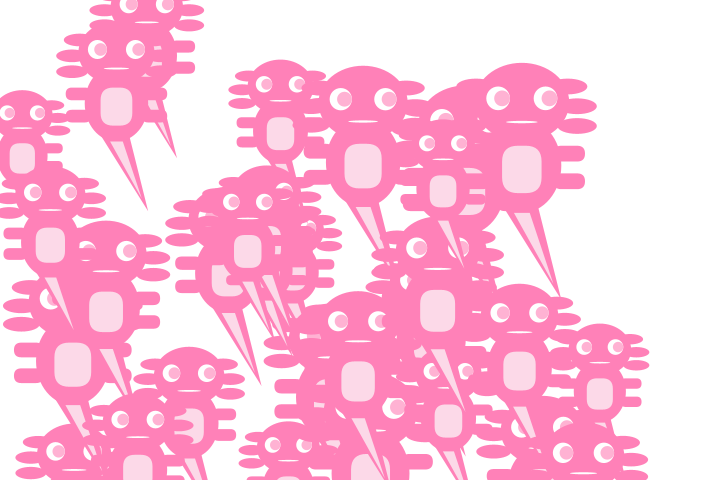
Frame 1 (no input)
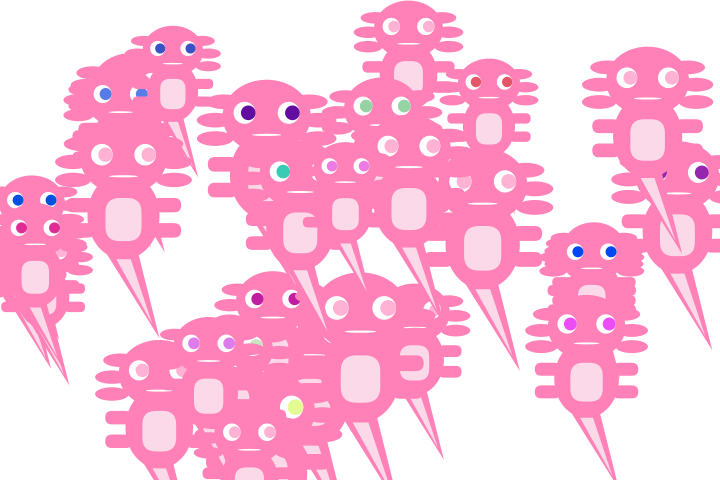
Frame 60 (the mouse pressed at the canvas centre just before this capture)
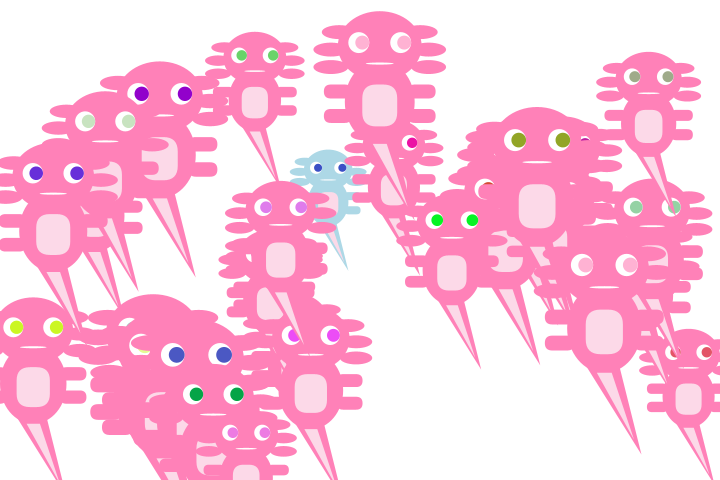
Frame 120 (the mouse held since frame 60 and released just before this capture)

The Processing sketch that drew these frames (run headless with seeded random() and noise(); from frame 60 on, the mouse is pressed at the canvas centre):

// Processing sketch: sketch_03_axolotol_recitation
// ── sketch_03_axolotol_recitation.pde
int amount = 30;

float [] x = new float [amount];
float [] y = new float [amount];
float [] size = new float [amount];
float [] originalSize = new float [amount];
color [] c = new color [amount];
color [] eyeColor = new color [amount]; // color for eyes when bouncing off walls
float [] xspeed = new float [amount];
float [] yspeed = new float [amount];

color normalColor = #FF81B8;
color scaredColor = #ADD8E6;
float scaredDistance = 80;
float sizeMultiplier = 0.8;

void setup () {
  size (720, 480);
  for (int i = 0; i < amount; i++) {
    x[i] = random(width);
    y[i] = random(height);
    originalSize[i] = random(50, 80);
    size[i] = originalSize[i];
    c[i] = normalColor;
    // inital eye color
    eyeColor[i] = #FFB2D3; 
    xspeed[i] = random(-5, 5);
    yspeed[i] = random(-5, 5);
  }
}

void draw () {
  background(255);
  for (int i = 0; i < amount; i++) {
    noStroke();
    
    // scared axolotol when mouse come too close
    float distanceToMouse = dist(mouseX, mouseY, x[i], y[i]);
    if (distanceToMouse < scaredDistance) {
      c[i] = scaredColor;
      size[i] = originalSize[i] * sizeMultiplier;
    } else {
      c[i] = normalColor;
      size[i] = originalSize[i];
    }
    
    drawAxolotl(x[i], y[i], size[i], c[i], eyeColor[i]);
    
    x[i] += xspeed[i];
    y[i] += yspeed[i];

    // changed original all if statements to the additional of boolean
    // if bool true then eyes will change color randomly
    boolean hitWall = false;
    
    if (x[i] + originalSize[i]/2 > width) {
      xspeed[i] *= -1;
      x[i] = width - originalSize[i]/2;
      hitWall = true;
    }
    
    if (x[i] - originalSize[i]/2 < 0) {
      xspeed[i] *= -1;
      x[i] = originalSize[i]/2;
      hitWall = true;
    }
    
    if (y[i] + originalSize[i]/2 > height) {
      yspeed[i] *= -1;
      y[i] = height - originalSize[i]/2;
      hitWall = true;
    }
    
    if (y[i] - originalSize[i]/2 < 0) {
      yspeed[i] *= -1;
      y[i] = originalSize[i]/2;
      hitWall = true;
    }
    
    // change eye color when hitting wall
    if (hitWall) {
      eyeColor[i] = color(random(255), random(255), random(255));
    }
  }
}

void drawAxolotl(float fx, float fy, float s, color bodyColor, color eyesColor) {
  float headWidth = s * 1.2;
  float headHeight = s;
  float bodyWidth = s;
  float bodyHeight = s * 1.2;
  
  noStroke();
  fill(bodyColor);
  // head and body
  ellipse(fx, fy, headWidth, headHeight); 
  ellipse(fx, fy + s*0.8, bodyWidth, bodyHeight);

  // left side ears
  ellipse(fx - s*0.58, fy - s*0.2, s*0.5, s*0.2);
  ellipse(fx - s*0.7, fy + s*0.05, s*0.5, s*0.2);
  ellipse(fx - s*0.7, fy + s*0.3, s*0.5, s*0.2);

  // right side ears
  ellipse(fx + s*0.58, fy - s*0.2, s*0.5, s*0.2);
  ellipse(fx + s*0.7, fy + s*0.05, s*0.5, s*0.2);
  ellipse(fx + s*0.7, fy + s*0.3, s*0.5, s*0.2);

  fill(#FCD9E8);
  rect(fx - s*0.25, fy + s*0.55, s*0.5, s*0.6, s*0.2);

  // eyes
  fill(255);
  circle(fx + s*0.3, fy - s*0.05, s*0.3);
  circle(fx - s*0.3, fy - s*0.05, s*0.3);
  fill(eyesColor);
  circle(fx + s*0.35, fy - s*0.05, s*0.2);
  circle(fx - s*0.25, fy - s*0.05, s*0.2);

  // tail
  fill(bodyColor);
  triangle(fx - s*0.25, fy + s*1.3, 
           fx + s*0.2, fy + s*1.3, 
           fx + s*0.5, fy + s*2.5);
  fill(#FCD9E8);
  triangle(fx - s*0.1, fy + s*1.4, 
           fx + s*0.1, fy + s*1.4, 
           fx + s*0.4, fy + s*2.3);

  // mouth 
  fill(255);
  ellipse(fx, fy + s*0.25, s*0.4, s*0.03);

  // limbs
  fill(bodyColor);
  rect(fx - s*0.8, fy + s*0.55, s*0.4, s*0.2, s*0.9);
  rect(fx + s*0.4, fy + s*0.55, s*0.4, s*0.2, s*0.9);
  rect(fx - s*0.8, fy + s*0.9, s*0.4, s*0.2, s*0.9);
  rect(fx + s*0.4, fy + s*0.9, s*0.4, s*0.2, s*0.9);

}
